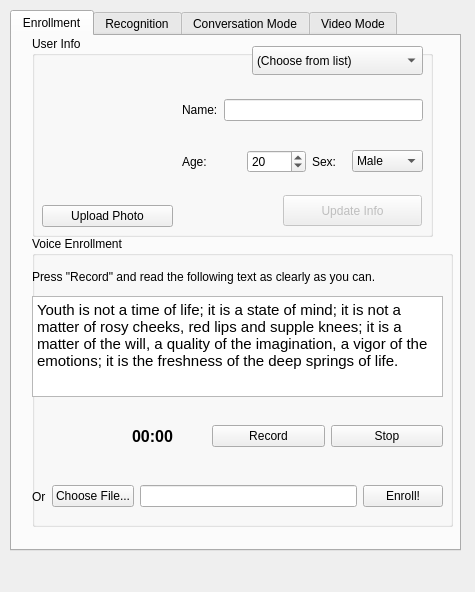
<?xml version="1.0" encoding="UTF-8"?>
<ui version="4.0">
 <class>notepad</class>
 <widget class="QWidget" name="notepad">
  <property name="geometry">
   <rect>
    <x>0</x>
    <y>0</y>
    <width>475</width>
    <height>592</height>
   </rect>
  </property>
  <property name="windowTitle">
   <string>Speaker Recognition</string>
  </property>
  <widget class="QTabWidget" name="tabWidget">
   <property name="geometry">
    <rect>
     <x>10</x>
     <y>10</y>
     <width>451</width>
     <height>541</height>
    </rect>
   </property>
   <property name="currentIndex">
    <number>0</number>
   </property>
   <widget class="QWidget" name="Enrollment">
    <attribute name="title">
     <string>Enrollment</string>
    </attribute>
    <widget class="QGroupBox" name="groupBox">
     <property name="geometry">
      <rect>
       <x>20</x>
       <y>0</y>
       <width>401</width>
       <height>201</height>
      </rect>
     </property>
     <property name="title">
      <string>User Info</string>
     </property>
     <widget class="QWidget" name="verticalLayoutWidget">
      <property name="geometry">
       <rect>
        <x>150</x>
        <y>40</y>
        <width>241</width>
        <height>121</height>
       </rect>
      </property>
      <layout class="QVBoxLayout" name="verticalLayout">
       <item>
        <layout class="QHBoxLayout" name="horizontalLayout_2">
         <item>
          <widget class="QLabel" name="label_2">
           <property name="text">
            <string>Name:</string>
           </property>
          </widget>
         </item>
         <item>
          <widget class="QLineEdit" name="enrollName">
           <property name="placeholderText">
            <string extracomment="Enter your name"/>
           </property>
          </widget>
         </item>
        </layout>
       </item>
       <item>
        <layout class="QHBoxLayout" name="horizontalLayout_3">
         <item>
          <widget class="QLabel" name="label_3">
           <property name="text">
            <string>Age:   </string>
           </property>
          </widget>
         </item>
         <item>
          <widget class="QSpinBox" name="Userage">
           <property name="maximum">
            <number>100</number>
           </property>
           <property name="value">
            <number>20</number>
           </property>
          </widget>
         </item>
         <item>
          <layout class="QHBoxLayout" name="horizontalLayout_4">
           <item>
            <widget class="QLabel" name="label_4">
             <property name="text">
              <string>Sex:   </string>
             </property>
            </widget>
           </item>
           <item>
            <widget class="QComboBox" name="Usersex">
             <item>
              <property name="text">
               <string>Male</string>
              </property>
             </item>
             <item>
              <property name="text">
               <string>Female</string>
              </property>
             </item>
            </widget>
           </item>
          </layout>
         </item>
        </layout>
       </item>
      </layout>
     </widget>
     <widget class="QWidget" name="verticalLayoutWidget_2">
      <property name="geometry">
       <rect>
        <x>10</x>
        <y>40</y>
        <width>131</width>
        <height>151</height>
       </rect>
      </property>
      <layout class="QVBoxLayout" name="verticalLayout_2">
       <item>
        <widget class="QLabel" name="Userimage">
         <property name="sizePolicy">
          <sizepolicy hsizetype="Preferred" vsizetype="Expanding">
           <horstretch>0</horstretch>
           <verstretch>0</verstretch>
          </sizepolicy>
         </property>
         <property name="text">
          <string/>
         </property>
        </widget>
       </item>
       <item>
        <widget class="QPushButton" name="UploadImage">
         <property name="text">
          <string>Upload Photo</string>
         </property>
        </widget>
       </item>
      </layout>
     </widget>
     <widget class="QComboBox" name="UserChooser">
      <property name="geometry">
       <rect>
        <x>220</x>
        <y>10</y>
        <width>171</width>
        <height>29</height>
       </rect>
      </property>
      <item>
       <property name="text">
        <string>(Choose from list)</string>
       </property>
      </item>
     </widget>
     <widget class="QPushButton" name="UpdateInfo">
      <property name="enabled">
       <bool>false</bool>
      </property>
      <property name="geometry">
       <rect>
        <x>251</x>
        <y>159</y>
        <width>139</width>
        <height>31</height>
       </rect>
      </property>
      <property name="text">
       <string>Update Info</string>
      </property>
     </widget>
    </widget>
    <widget class="QGroupBox" name="groupBox_2">
     <property name="geometry">
      <rect>
       <x>20</x>
       <y>200</y>
       <width>421</width>
       <height>291</height>
      </rect>
     </property>
     <property name="title">
      <string>Voice Enrollment</string>
     </property>
     <widget class="QTextBrowser" name="Textreading">
      <property name="geometry">
       <rect>
        <x>0</x>
        <y>60</y>
        <width>411</width>
        <height>101</height>
       </rect>
      </property>
      <property name="html">
       <string>&lt;!DOCTYPE HTML PUBLIC &quot;-//W3C//DTD HTML 4.0//EN&quot; &quot;http://www.w3.org/TR/REC-html40/strict.dtd&quot;&gt;
&lt;html&gt;&lt;head&gt;&lt;meta name=&quot;qrichtext&quot; content=&quot;1&quot; /&gt;&lt;style type=&quot;text/css&quot;&gt;
p, li { white-space: pre-wrap; }
&lt;/style&gt;&lt;/head&gt;&lt;body style=&quot; font-family:'Cantarell'; font-size:11pt; font-weight:400; font-style:normal;&quot;&gt;
&lt;p style=&quot; margin-top:0px; margin-bottom:0px; margin-left:0px; margin-right:0px; -qt-block-indent:0; text-indent:0px;&quot;&gt;Youth is not a time of life; it is a state of mind; it is not a matter of rosy cheeks, red lips and supple knees; it is a matter of the will, a quality of the imagination, a vigor of the emotions; it is the freshness of the deep springs of life. &lt;/p&gt;
&lt;p style=&quot;-qt-paragraph-type:empty; margin-top:0px; margin-bottom:0px; margin-left:0px; margin-right:0px; -qt-block-indent:0; text-indent:0px;&quot;&gt;&lt;br /&gt;&lt;/p&gt;&lt;/body&gt;&lt;/html&gt;</string>
      </property>
     </widget>
     <widget class="QLabel" name="label_5">
      <property name="geometry">
       <rect>
        <x>0</x>
        <y>30</y>
        <width>431</width>
        <height>21</height>
       </rect>
      </property>
      <property name="text">
       <string>Press &quot;Record&quot; and read the following text as clearly as you can.</string>
      </property>
     </widget>
     <widget class="QLabel" name="Animation">
      <property name="geometry">
       <rect>
        <x>10</x>
        <y>170</y>
        <width>61</width>
        <height>61</height>
       </rect>
      </property>
      <property name="sizePolicy">
       <sizepolicy hsizetype="Fixed" vsizetype="Fixed">
        <horstretch>0</horstretch>
        <verstretch>0</verstretch>
       </sizepolicy>
      </property>
      <property name="text">
       <string/>
      </property>
     </widget>
     <widget class="QWidget" name="horizontalLayoutWidget">
      <property name="geometry">
       <rect>
        <x>0</x>
        <y>230</y>
        <width>411</width>
        <height>61</height>
       </rect>
      </property>
      <layout class="QHBoxLayout" name="horizontalLayout">
       <item>
        <widget class="QLabel" name="label_6">
         <property name="text">
          <string>Or</string>
         </property>
        </widget>
       </item>
       <item>
        <widget class="QPushButton" name="enrollFile">
         <property name="text">
          <string>Choose File...</string>
         </property>
        </widget>
       </item>
       <item>
        <widget class="QLineEdit" name="Filename"/>
       </item>
       <item>
        <widget class="QPushButton" name="enroll">
         <property name="text">
          <string>Enroll!</string>
         </property>
        </widget>
       </item>
      </layout>
     </widget>
     <widget class="QWidget" name="horizontalLayoutWidget_2">
      <property name="geometry">
       <rect>
        <x>180</x>
        <y>180</y>
        <width>231</width>
        <height>41</height>
       </rect>
      </property>
      <layout class="QHBoxLayout" name="horizontalLayout_5">
       <item>
        <widget class="QPushButton" name="enrollRecord">
         <property name="text">
          <string>Record</string>
         </property>
        </widget>
       </item>
       <item>
        <widget class="QPushButton" name="stopEnrollRecord">
         <property name="text">
          <string>Stop</string>
         </property>
        </widget>
       </item>
      </layout>
     </widget>
     <widget class="QLabel" name="Recordtime">
      <property name="geometry">
       <rect>
        <x>100</x>
        <y>190</y>
        <width>51</width>
        <height>21</height>
       </rect>
      </property>
      <property name="font">
       <font>
        <pointsize>12</pointsize>
        <weight>75</weight>
        <bold>true</bold>
       </font>
      </property>
      <property name="text">
       <string>00:00</string>
      </property>
     </widget>
    </widget>
   </widget>
   <widget class="QWidget" name="Recognition">
    <attribute name="title">
     <string>Recognition</string>
    </attribute>
    <widget class="QGroupBox" name="groupBox_3">
     <property name="geometry">
      <rect>
       <x>20</x>
       <y>0</y>
       <width>561</width>
       <height>341</height>
      </rect>
     </property>
     <property name="title">
      <string>Recognition</string>
     </property>
     <widget class="QWidget" name="horizontalLayoutWidget_3">
      <property name="geometry">
       <rect>
        <x>140</x>
        <y>30</y>
        <width>271</width>
        <height>41</height>
       </rect>
      </property>
      <layout class="QHBoxLayout" name="horizontalLayout_6">
       <item>
        <widget class="QCheckBox" name="Reco_Verificationcheckbox">
         <property name="font">
          <font>
           <pointsize>12</pointsize>
           <weight>50</weight>
           <bold>false</bold>
          </font>
         </property>
         <property name="text">
          <string>Claim identity:</string>
         </property>
         <property name="iconSize">
          <size>
           <width>24</width>
           <height>24</height>
          </size>
         </property>
         <property name="tristate">
          <bool>false</bool>
         </property>
        </widget>
       </item>
       <item>
        <widget class="QLineEdit" name="Reco_Verification">
         <property name="enabled">
          <bool>false</bool>
         </property>
        </widget>
       </item>
      </layout>
     </widget>
     <widget class="QPushButton" name="recoRecord">
      <property name="geometry">
       <rect>
        <x>180</x>
        <y>90</y>
        <width>91</width>
        <height>31</height>
       </rect>
      </property>
      <property name="font">
       <font>
        <weight>75</weight>
        <bold>true</bold>
       </font>
      </property>
      <property name="text">
       <string>Record</string>
      </property>
     </widget>
     <widget class="QLabel" name="Animation_2">
      <property name="geometry">
       <rect>
        <x>30</x>
        <y>70</y>
        <width>61</width>
        <height>61</height>
       </rect>
      </property>
      <property name="sizePolicy">
       <sizepolicy hsizetype="Fixed" vsizetype="Fixed">
        <horstretch>0</horstretch>
        <verstretch>0</verstretch>
       </sizepolicy>
      </property>
      <property name="text">
       <string/>
      </property>
     </widget>
     <widget class="QWidget" name="verticalLayoutWidget_3">
      <property name="geometry">
       <rect>
        <x>260</x>
        <y>180</y>
        <width>131</width>
        <height>161</height>
       </rect>
      </property>
      <layout class="QVBoxLayout" name="verticalLayout_3">
       <item>
        <widget class="QLabel" name="Reco_Userimage">
         <property name="sizePolicy">
          <sizepolicy hsizetype="Preferred" vsizetype="Expanding">
           <horstretch>0</horstretch>
           <verstretch>0</verstretch>
          </sizepolicy>
         </property>
         <property name="text">
          <string/>
         </property>
        </widget>
       </item>
       <item>
        <widget class="QLineEdit" name="Reco_Username">
         <property name="sizePolicy">
          <sizepolicy hsizetype="Expanding" vsizetype="Fixed">
           <horstretch>0</horstretch>
           <verstretch>0</verstretch>
          </sizepolicy>
         </property>
         <property name="text">
          <string>Unknown</string>
         </property>
         <property name="alignment">
          <set>Qt::AlignCenter</set>
         </property>
         <property name="readOnly">
          <bool>true</bool>
         </property>
        </widget>
       </item>
      </layout>
     </widget>
     <widget class="QLabel" name="Recordtime_2">
      <property name="geometry">
       <rect>
        <x>120</x>
        <y>95</y>
        <width>51</width>
        <height>21</height>
       </rect>
      </property>
      <property name="font">
       <font>
        <pointsize>12</pointsize>
        <weight>75</weight>
        <bold>true</bold>
       </font>
      </property>
      <property name="text">
       <string>00:00</string>
      </property>
     </widget>
     <widget class="QLabel" name="label">
      <property name="geometry">
       <rect>
        <x>160</x>
        <y>60</y>
        <width>251</width>
        <height>21</height>
       </rect>
      </property>
      <property name="font">
       <font>
        <pointsize>9</pointsize>
       </font>
      </property>
      <property name="text">
       <string>* Tick and we will verify your identity</string>
      </property>
     </widget>
     <widget class="QPushButton" name="stopRecoRecord">
      <property name="geometry">
       <rect>
        <x>280</x>
        <y>90</y>
        <width>91</width>
        <height>31</height>
       </rect>
      </property>
      <property name="text">
       <string>Stop</string>
      </property>
     </widget>
     <widget class="QLabel" name="label_10">
      <property name="geometry">
       <rect>
        <x>10</x>
        <y>180</y>
        <width>231</width>
        <height>151</height>
       </rect>
      </property>
      <property name="text">
       <string>Here is a little animation</string>
      </property>
     </widget>
     <widget class="QPushButton" name="newReco">
      <property name="geometry">
       <rect>
        <x>10</x>
        <y>35</y>
        <width>101</width>
        <height>31</height>
       </rect>
      </property>
      <property name="text">
       <string>New Task</string>
      </property>
     </widget>
     <widget class="QToolButton" name="recoFile">
      <property name="geometry">
       <rect>
        <x>380</x>
        <y>90</y>
        <width>29</width>
        <height>29</height>
       </rect>
      </property>
      <property name="text">
       <string>...</string>
      </property>
     </widget>
     <widget class="QProgressBar" name="recoProgressBar">
      <property name="geometry">
       <rect>
        <x>10</x>
        <y>140</y>
        <width>401</width>
        <height>23</height>
       </rect>
      </property>
      <property name="value">
       <number>0</number>
      </property>
     </widget>
    </widget>
    <widget class="QGroupBox" name="groupBox_6">
     <property name="geometry">
      <rect>
       <x>20</x>
       <y>330</y>
       <width>411</width>
       <height>171</height>
      </rect>
     </property>
     <property name="title">
      <string>Multiple tasks from files</string>
     </property>
     <widget class="QWidget" name="horizontalLayoutWidget_4">
      <property name="geometry">
       <rect>
        <x>10</x>
        <y>30</y>
        <width>401</width>
        <height>41</height>
       </rect>
      </property>
      <layout class="QHBoxLayout" name="horizontalLayout_7">
       <item>
        <widget class="QLabel" name="label_8">
         <property name="font">
          <font>
           <pointsize>12</pointsize>
          </font>
         </property>
         <property name="text">
          <string>Input folder:   </string>
         </property>
        </widget>
       </item>
       <item>
        <widget class="QLineEdit" name="Reco_Inputfile"/>
       </item>
       <item>
        <widget class="QToolButton" name="Reco_Inputchooser">
         <property name="text">
          <string>...</string>
         </property>
        </widget>
       </item>
      </layout>
     </widget>
     <widget class="QWidget" name="horizontalLayoutWidget_5">
      <property name="geometry">
       <rect>
        <x>10</x>
        <y>80</y>
        <width>401</width>
        <height>41</height>
       </rect>
      </property>
      <layout class="QHBoxLayout" name="horizontalLayout_8">
       <item>
        <widget class="QLabel" name="label_9">
         <property name="font">
          <font>
           <pointsize>12</pointsize>
          </font>
         </property>
         <property name="text">
          <string>Output folder:</string>
         </property>
        </widget>
       </item>
       <item>
        <widget class="QLineEdit" name="Reco_Outputfile"/>
       </item>
       <item>
        <widget class="QToolButton" name="Reco_Outputchooser">
         <property name="text">
          <string>...</string>
         </property>
        </widget>
       </item>
      </layout>
     </widget>
     <widget class="QProgressBar" name="Reco_progressBar">
      <property name="geometry">
       <rect>
        <x>10</x>
        <y>130</y>
        <width>261</width>
        <height>31</height>
       </rect>
      </property>
      <property name="value">
       <number>0</number>
      </property>
     </widget>
     <widget class="QPushButton" name="Reco_Start">
      <property name="geometry">
       <rect>
        <x>315</x>
        <y>130</y>
        <width>96</width>
        <height>31</height>
       </rect>
      </property>
      <property name="text">
       <string>Start</string>
      </property>
     </widget>
    </widget>
   </widget>
   <widget class="QWidget" name="Conversation">
    <attribute name="title">
     <string>Conversation Mode</string>
    </attribute>
    <widget class="QGroupBox" name="groupBox_4">
     <property name="geometry">
      <rect>
       <x>240</x>
       <y>30</y>
       <width>201</width>
       <height>431</height>
      </rect>
     </property>
     <property name="title">
      <string>Conversation Info</string>
     </property>
     <widget class="QTextBrowser" name="Conv_Info">
      <property name="geometry">
       <rect>
        <x>0</x>
        <y>30</y>
        <width>193</width>
        <height>301</height>
       </rect>
      </property>
     </widget>
     <widget class="QPushButton" name="Conv_Saveas">
      <property name="geometry">
       <rect>
        <x>0</x>
        <y>390</y>
        <width>96</width>
        <height>31</height>
       </rect>
      </property>
      <property name="text">
       <string>Save as..</string>
      </property>
     </widget>
     <widget class="QPushButton" name="Conv_Clear">
      <property name="geometry">
       <rect>
        <x>100</x>
        <y>390</y>
        <width>96</width>
        <height>31</height>
       </rect>
      </property>
      <property name="text">
       <string>Clear</string>
      </property>
     </widget>
    </widget>
    <widget class="QGroupBox" name="groupBox_5">
     <property name="geometry">
      <rect>
       <x>30</x>
       <y>200</y>
       <width>141</width>
       <height>211</height>
      </rect>
     </property>
     <property name="title">
      <string>Current Speaker</string>
     </property>
     <widget class="QLineEdit" name="Conv_Username">
      <property name="geometry">
       <rect>
        <x>0</x>
        <y>170</y>
        <width>131</width>
        <height>33</height>
       </rect>
      </property>
      <property name="sizePolicy">
       <sizepolicy hsizetype="Expanding" vsizetype="Fixed">
        <horstretch>0</horstretch>
        <verstretch>0</verstretch>
       </sizepolicy>
      </property>
     </widget>
     <widget class="QLabel" name="Conv_Userimage">
      <property name="geometry">
       <rect>
        <x>0</x>
        <y>40</y>
        <width>129</width>
        <height>112</height>
       </rect>
      </property>
      <property name="sizePolicy">
       <sizepolicy hsizetype="Preferred" vsizetype="Expanding">
        <horstretch>0</horstretch>
        <verstretch>0</verstretch>
       </sizepolicy>
      </property>
      <property name="text">
       <string/>
      </property>
     </widget>
    </widget>
    <widget class="QPushButton" name="Conv_Startrecord">
     <property name="geometry">
      <rect>
       <x>90</x>
       <y>60</y>
       <width>91</width>
       <height>31</height>
      </rect>
     </property>
     <property name="text">
      <string>Record</string>
     </property>
    </widget>
    <widget class="QLabel" name="Conv_Recordtime">
     <property name="geometry">
      <rect>
       <x>110</x>
       <y>100</y>
       <width>51</width>
       <height>21</height>
      </rect>
     </property>
     <property name="font">
      <font>
       <pointsize>12</pointsize>
       <weight>75</weight>
       <bold>true</bold>
      </font>
     </property>
     <property name="text">
      <string>00:00</string>
     </property>
    </widget>
    <widget class="QLabel" name="Animation_3">
     <property name="geometry">
      <rect>
       <x>20</x>
       <y>50</y>
       <width>61</width>
       <height>61</height>
      </rect>
     </property>
     <property name="sizePolicy">
      <sizepolicy hsizetype="Fixed" vsizetype="Fixed">
       <horstretch>0</horstretch>
       <verstretch>0</verstretch>
      </sizepolicy>
     </property>
     <property name="text">
      <string/>
     </property>
    </widget>
   </widget>
   <widget class="QWidget" name="Video">
    <attribute name="title">
     <string>Video Mode</string>
    </attribute>
    <widget class="QMdiArea" name="mdiArea">
     <property name="geometry">
      <rect>
       <x>30</x>
       <y>110</y>
       <width>301</width>
       <height>201</height>
      </rect>
     </property>
    </widget>
    <widget class="QSlider" name="horizontalSlider">
     <property name="geometry">
      <rect>
       <x>30</x>
       <y>310</y>
       <width>301</width>
       <height>51</height>
      </rect>
     </property>
     <property name="orientation">
      <enum>Qt::Horizontal</enum>
     </property>
    </widget>
    <widget class="QPushButton" name="OpenVideo">
     <property name="geometry">
      <rect>
       <x>30</x>
       <y>60</y>
       <width>96</width>
       <height>31</height>
      </rect>
     </property>
     <property name="text">
      <string>Open...</string>
     </property>
    </widget>
    <widget class="QLabel" name="label_7">
     <property name="geometry">
      <rect>
       <x>180</x>
       <y>190</y>
       <width>261</width>
       <height>51</height>
      </rect>
     </property>
     <property name="font">
      <font>
       <pointsize>12</pointsize>
       <weight>75</weight>
       <bold>true</bold>
      </font>
     </property>
     <property name="text">
      <string>This page is under construction</string>
     </property>
    </widget>
   </widget>
  </widget>
 </widget>
 <resources/>
 <connections>
  <connection>
   <sender>Reco_Verificationcheckbox</sender>
   <signal>toggled(bool)</signal>
   <receiver>Reco_Verification</receiver>
   <slot>setEnabled(bool)</slot>
   <hints>
    <hint type="sourcelabel">
     <x>186</x>
     <y>108</y>
    </hint>
    <hint type="destinationlabel">
     <x>343</x>
     <y>107</y>
    </hint>
   </hints>
  </connection>
 </connections>
</ui>
